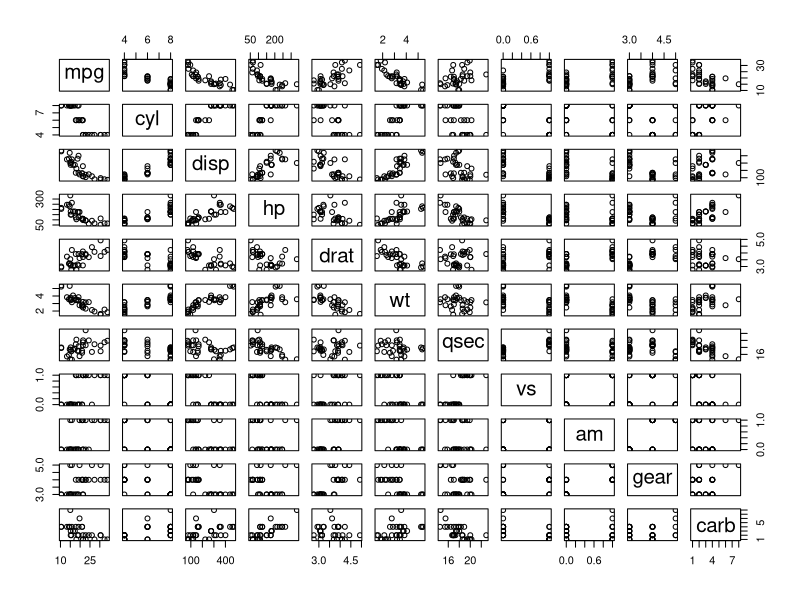
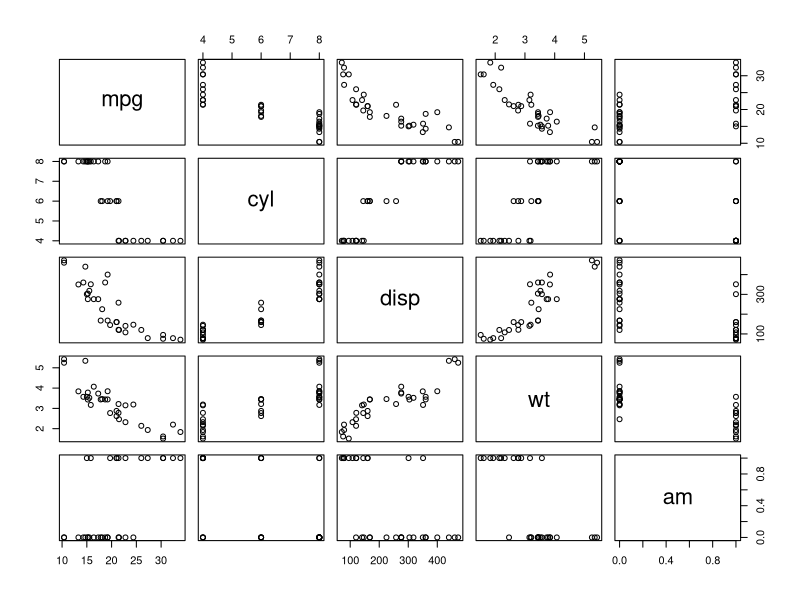
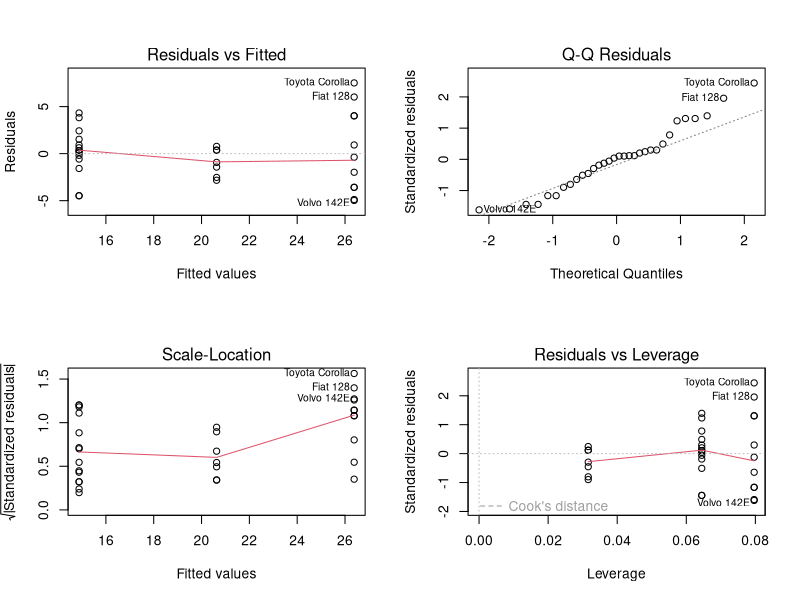

These figures' R source, in order:
## ---- chunk 1
knitr::opts_chunk$set(echo = TRUE)
## ---- chunk 2
data(mtcars)
# a brief view of data
str(mtcars)
## ---- chunk 3
pairs(mtcars)
#select some ones
pairs(mtcars[c("mpg","cyl","disp","wt","am")])
## ---- chunk 4
print("Number of cylinders")
fit1<-lm(cyl~., mtcars)
fit1

print("Weight")
fit2<-lm(wt~., mtcars)
fit2

print("miles / (US) gallon")
fit3<-lm(mpg~., mtcars)
fit3
## ---- chunk 5
value<-names(mtcars)
p<-NULL
#append(fit_list, lm(get(value[1])~get(value[2]), mtcars))
for (i in value) {
  if (value[1]!=i){
    p[i]<-summary(lm(get(value[1])~get(i), mtcars))$coef[2,4]
  }
}

# this is the minimum p-value for mpg with wich variable
min(p)
cbind(Rank=order(p), p)
## ---- chunk 6
p[p==min(p)]
summary(lm(mpg~wt, mtcars))$coef
## ---- chunk 7
anova(lm(mpg ~ am, mtcars), #1
      lm(mpg ~ am + wt, mtcars), #2
      lm(mpg ~ am + wt + drat, mtcars), #3
      lm(mpg ~ am + wt + drat + qsec, mtcars), #4
      lm(mpg ~ am + wt + drat + qsec + gear, mtcars), #5
      lm(mpg ~ wt, mtcars), #6
      lm(mpg ~ wt + drat, mtcars), #7
      lm(mpg ~ wt + drat + qsec, mtcars), #8
      lm(mpg ~ wt + drat + qsec + gear, mtcars), #9
      lm(mpg ~ cyl, mtcars)) #10

## ---- chunk 8
par(mfrow = c(2,2)); plot(lm(mpg ~ cyl, mtcars))
